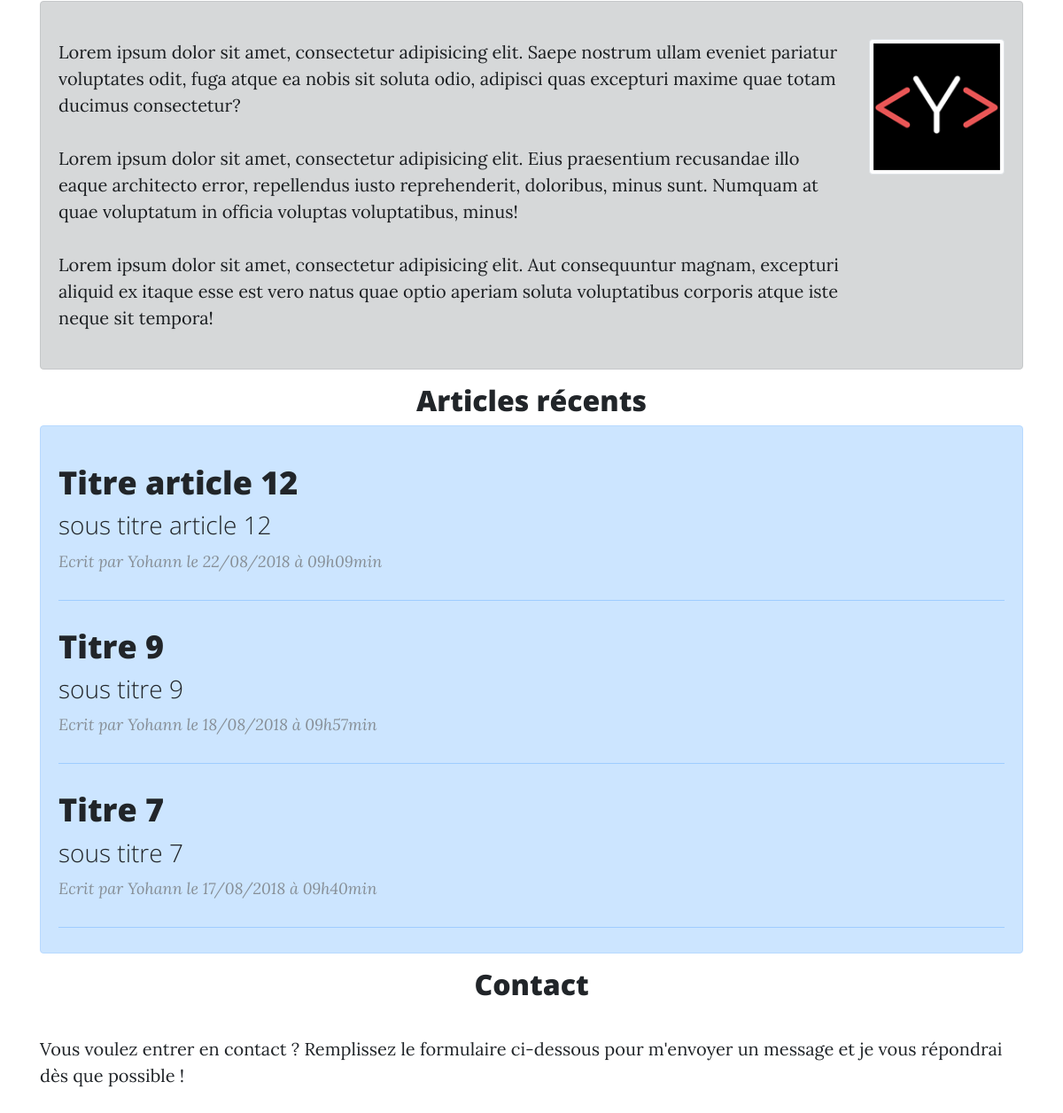
/ (middle part), run on an earlier commit of the app's database.
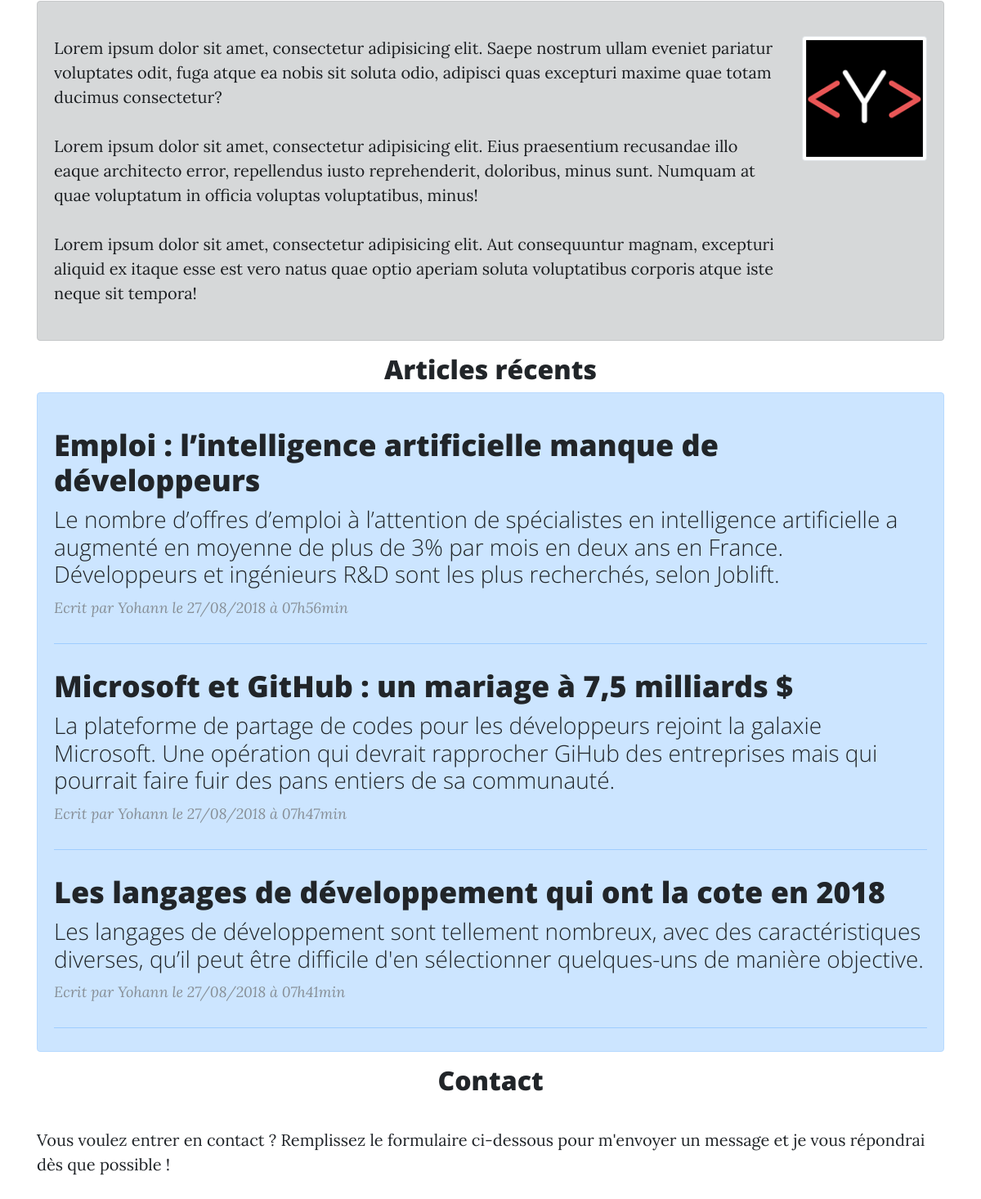
And on a later commit of the database.
### tables this page shows
CREATE TABLE IF NOT EXISTS `posts` (
  `id` int(11) NOT NULL AUTO_INCREMENT,
  `author` varchar(255) NOT NULL,
  `title` varchar(255) NOT NULL,
  `subtitle` varchar(255) NOT NULL,
  `content` longtext NOT NULL,
  `creation_date` timestamp NOT NULL DEFAULT CURRENT_TIMESTAMP,
  `update_date` timestamp NULL DEFAULT NULL,
  PRIMARY KEY (`id`)
);

### src/Controller/Frontend/HomeController.php (called while the page is built, shortened)
<?php
class HomeController implements HomeControllerInterface
{
    private $postRepository;
    private $view;
    public function __construct()
    {
        $this->postRepository = new PostRepository;
        $this->view = new View;
    }
    public function home()
    {
        $posts = $this->postRepository->getRecentPosts();
        $this->view->render('home', 'frontend', ['posts'=> $posts]);
    }
}

### etc/Application.php (called while the page is built, shortened)
<?php
class Application implements ApplicationInterface
{
    private $router;
    public function __construct()
    {
        $this->router = new Router;
    }
    public function boot()
    {
        $this->router->run();
    }
}

### public/index.php (called while the page is built, shortened)
<?php
$application = new Application;
$application->boot();

### src/Repository/PostRepository.php (called while the page is built, shortened)
<?php
class PostRepository extends DBFactory implements PostRepositoryInterface
{
    public function getRecentPosts()
    {
        $sql = 'SELECT id, author, title, subtitle, content, DATE_FORMAT(creation_date,"%d/%m/%Y à %Hh%imin") AS creationDateFr, DATE_FORMAT(update_date,"%d/%m/%Y à %Hh%imin") AS updateDateFr FROM posts ORDER BY creation_date DESC LIMIT 0,3';
        $req=$this->sql($sql);
        $req->setFetchMode(PDO::FETCH_CLASS | PDO::FETCH_PROPS_LATE, Post::class);
        $posts = $req->fetchAll();
        return $posts;
    }
}

### config/database.php (called while the page is built)
<?php
return [
    'dsn'       => 'mysql:host=localhost;dbname=blog;charset=utf8',
    'login'     =>  'root' ,
    'password'  => ''
];

### etc/DBFactory.php (called while the page is built, shortened)
<?php
abstract class DBFactory implements DBFactoryInterface
{
    protected $db;
    private function checkDb()
    {
        if ($this->db === null) {
            return $this->getDb();
        }
        return $this->db;
    }
    private function getDb()
    {
        try
        {
            $data = require __DIR__ .'/../config/database.php';
            $this->db = new PDO($data['dsn'], $data['login'], $data['password']);
            $this->db->setAttribute(PDO::ATTR_ERRMODE, PDO::ERRMODE_EXCEPTION);
            return $this->db;
        }
        catch (Exception $errorConnection)
        {
            die('Erreur de connection : '.$errorConnection->getMessage());
        }
    }
    public function sql($sql, $parameters = null)
    {
            $result = $this->checkDb()->query($sql);
            return $result;
    }
}

### src/Entity/Post.php (called while the page is built, shortened)
<?php
class Post implements PostInterface
{
    private $id;
    private $author;
    private $title;
    private $subtitle;
    private $creationDateFr;
    public function getId()
    {
        return $this->id;
    }
    public function getAuthor()
    {
        return $this->author;
    }
    public function getTitle()
    {
        return $this->title;
    }
    public function getSubtitle()
    {
        return $this->subtitle;
    }
    public function getCreationDate()
    {
        return $this->creationDateFr;
    }
}

### templates/frontend/home.php (the view, shortened to what this page needs)
<?php $this->title = "Yohann Zaoui Blog"; ?>
<?php require_once 'about.php'; ?>
<div class="container">
  <h2 class="title_center">Articles récents</h2>
  <div class="alert alert-primary" role="alert">
    <div class="row">
      <div class="col-lg-12 col-md-10 mx-auto">
        <?php foreach ($posts as $post) : ?>
        <div class="post-preview">
          <a href="../index.php?route=post&id=<?= htmlspecialchars($post->getId()); ?>">
            <h2 class="post-title">
                <?= $post->getTitle() ?>
            </h2>
            <h3 class="post-subtitle">
              <?= $post->getSubtitle() ?>
            </h3></a>
          <p class="post-meta">
            <?php echo "Ecrit par " . $post->getAuthor() ?>
            <?php echo "le " . $post->getCreationDate() ?>
          </p>
        </div>
        <hr>
        <?php endforeach; ?>
      </div>
    </div>
  </div>
</div>
<?php require_once 'contact_form.php'; ?>

### templates/frontend/about.php (shortened to what this page needs)
<article>
  <div class="container">
    <div class="alert alert-dark" role="alert">
      <div class="row">
        <div class="col-lg-10 col-md-10 mx-auto">
          <p>Lorem ipsum dolor sit amet, consectetur adipisicing elit. Saepe nostrum ullam eveniet pariatur voluptates odit,
            fuga atque ea nobis sit soluta odio, adipisci quas excepturi maxime quae totam ducimus consectetur?</p>
          <p>Lorem ipsum dolor sit amet, consectetur adipisicing elit. Eius praesentium recusandae illo eaque architecto error,
            repellendus iusto reprehenderit, doloribus, minus sunt. Numquam at quae voluptatum in officia voluptas voluptatibus,
            minus!</p>
          <p>Lorem ipsum dolor sit amet, consectetur adipisicing elit. Aut consequuntur magnam, excepturi aliquid ex itaque
            esse est vero natus quae optio aperiam soluta voluptatibus corporis atque iste neque sit tempora!</p>
        </div>
        <div class="col-lg-2 col-md-2 mx-auto" >
        <p class="title_center"><img src="/images/avatar_black.png" alt="Avatar Yohann Zaoui" class="img-thumbnail"></p>
        </div>
      </div>
    </div>
  </div>
</article>

### templates/frontend/contact_form.php (shortened to what this page needs)
<div id="contact_form" class="container">
    <h2 class="title_center">Contact</h2>
  <div class="row">
    <div class="col-lg-12 col-md-10 mx-auto">
      <p>Vous voulez entrer en contact ? Remplissez le formulaire ci-dessous pour m'envoyer un message et je vous répondrai dès que possible !</p>
    </div>
  </div>
</div>

### templates/layout/base.php (shortened to what this page needs)
<!DOCTYPE html>
<html lang="fr">
<head>
    <link rel="stylesheet" href="https://stackpath.bootstrapcdn.com/bootstrap/4.1.3/css/bootstrap.min.css"
>
    <link rel="stylesheet" href="css/style.css" type="text/css" />
    <link rel="stylesheet" href="https://use.fontawesome.com/releases/v5.2.0/css/all.css">
</head>
<body>
    <section>
        <?= $content ?>
    </section>
</body>
</html>

### etc/Router.php (shortened to what this page needs)
<?php
class Router implements RouterInterface
{
    private $homeController;
    private $allPostsController;
    private $postFrontend;
    private $loginUser;
    private $registerUser;
    private $logoutUser;
    private $loginAdmin;
    private $logoutAdmin;
    private $registerAdmin;
    private $postBackend;
    private $commentBackend;
    private $userController;
    private $resetUser;
    private $view;
    public function __construct()
    {
        $this->homeController = new HomeController;
        $this->allPostsController = new AllPostsController;
        $this->postFrontend = new PostController;
        $this->loginUser = new LoginController;
        $this->registerUser = new RegisterController;
        $this->logoutUser = new LogoutController;
        $this->loginAdmin = new LoginAdmin;
        $this->logoutAdmin = new LogoutAdmin;
        $this->registerAdmin = new RegisterAdmin;
        $this->commentBackend = new CommentController;
        $this->postBackend = new PostBackend;
        $this->userController = new UserController;
        $this->resetUser = new ResetController;
        $this->view = new View;
    }
    public function run()
    {
        try{
            if (isset($_GET['route'])) {
                if ($_GET['route'] === 'post') {
                    $this->postFrontend->post($_GET['id']);
                }
                elseif ($_GET['route'] === 'all') {
                    $this->allPostsController->all();
                }
                elseif ($_GET['route'] === 'sendMail') {
                    $this->homeController->contact();
                }
                elseif ($_GET['route'] === 'saveComment') {
                    $this->postFrontend->saveComment();
                }
                elseif ($_GET['route'] === 'loginUser') {
                    $this->loginUser->loginPage();
                }
                elseif ($_GET['route'] === 'registerUser') {
                    $this->registerUser->registrationPage();
                }
                elseif ($_GET['route'] === 'addUser') {
                    $this->registerUser->addUser();
                }
                elseif ($_GET['route'] === 'userConnexion') {
                    $this->loginUser->userConnexion();
                }
                elseif ($_GET['route'] === 'loginAdmin') {
                    $this->loginAdmin->admin();
                }
                elseif ($_GET['route'] === 'registerAdmin') {
                    $this->registerAdmin->registration();
                }
                elseif ($_GET['route'] === 'savePost') {
                    $this->postBackend->savePost();
                }
                elseif ($_GET['route'] === 'listComments') {
                    $this->commentBackend->listComments();
                }
                elseif ($_GET['route'] === 'validateComment') {
                    $this->commentBackend->validateComment($_GET['id']);
                }
                elseif ($_GET['route'] === 'deleteComment') {
                    $this->commentBackend->deleteComment($_GET['id']);
                }
                elseif ($_GET['route'] === 'deleteComments') {
                    $this->commentBackend->deleteComments($_GET['idPost']);
                }
                elseif ($_GET['route'] === 'listPosts') {
                    $this->postBackend->listPosts();
                }
                elseif ($_GET['route'] === 'editPost') {
                    $this->postBackend->editPost($_GET['id']);
                }
                elseif ($_GET['route'] === 'updatePost') {
                    $this->postBackend->updatePost();
                }
                elseif ($_GET['route'] === 'deletePost') {
                    $this->postBackend->deletePost($_GET['id']);
                }
                elseif ($_GET['route'] === 'addAdmin') {
                    $this->registerAdmin->addAdmin();
                }
                elseif ($_GET['route'] === 'listAdmins') {
                    $this->userController->listAdmins();
                }
                elseif ($_GET['route'] === 'listUsers') {
                    $this->userController->listUsers();
                }
                elseif ($_GET['route'] === 'deleteAdmin') {
                    $this->userController->deleteAdmin($_GET['id']);
                }
                elseif ($_GET['route'] === 'deleteUser') {
                    $this->userController->deleteUser($_GET['id']);
                }
                elseif ($_GET['route'] === 'adminConnexion') {
                    $this->loginAdmin->adminConnect();
                }
                elseif ($_GET['route'] === 'logoutAdmin') {
                    $this->logoutAdmin->logoutAdmin();
                }
                elseif ($_GET['route'] === 'logoutUser') {
                    $this->logoutUser->logoutUser();
                }
                elseif ($_GET['route'] === 'confirmation') {
                    $this->registerUser->confirmation($_GET['token'], $_GET['id']);
                }
                elseif ($_GET['route'] === 'resetUser') {
                    $this->resetUser->resetUser();
                }
                elseif ($_GET['route'] === 'passUser') {
                    $this->resetUser->resetUserInfo();
                }
                elseif ($_GET['route'] === 'passwordResetUser') {
                    $this->resetUser->passwordResetUser($_GET['id'], $_GET['token']);
                }
                elseif ($_GET['route'] == 'changePassUser') {
                    $this->resetUser->passwordReset();
                }
                elseif ($_GET['route'] === 'resetAdmin') {
                    $this->resetUser->resetAdmin();
                }
                elseif ($_GET['route'] === 'passAdmin') {
                    $this->resetUser->resetAdminInfo();
                }
                elseif ($_GET['route'] === 'passwordResetAdmin') {
                    $this->resetUser->passwordResetAdmin($_GET['id'], $_GET['token']);
                }
                else {
                    $this->view->render('error', 'error', ['error'=>'Page introuvable']);
                }
            }
            else {
                $this->homeController->home();
            }
        }
        catch (Exception $e)
        {
            $this->view->render('error', 'error', ['error'=>$e->getMessage()]);
        }
    }
}

### etc/View.php (shortened to what this page needs)
<?php
class View implements ViewInterface
{
    private $title;
    public function render($template, $path, $data = [])
    {
        $this->file = '../templates/'.$path.'/'.$template.'.php';
        $content = $this->renderFile($this->file, $data);
        $view = $this->renderFile('../templates/layout/base.php', ['title'=> $this->title, 'content'=> $content]);
        echo $view;
    }
    private function renderFile($file, $data)
    {
        if (file_exists($file)) {
            extract($data);
            require $file;
            return ob_get_clean();
        }
            throw new Exception('Fichier vue inexistant');
    }
}

### public/css/style.css (style rules this page uses)
.title_center { text-align: center; }
body { font-size: 20px; color: #212529; font-family: 'Lora', 'Times New Roman', serif; }
p { line-height: 1.5; margin: 30px 0; }
h1, h2, h3, h4, h5, h6 { font-weight: 800; font-family: 'Open Sans', 'Helvetica Neue', Helvetica, Arial, sans-serif; }
a { color: #212529; -webkit-transition: all 0.2s; -moz-transition: all 0.2s; transition: all 0.2s; }
.post-preview > a { color: #212529; }
.post-preview > a > .post-title { font-size: 30px; margin-top: 30px; margin-bottom: 10px; }
.post-preview > a > .post-subtitle { font-weight: 300; margin: 0 0 10px; }
.post-preview > .post-meta { font-size: 18px; font-style: italic; margin-top: 0; color: #868e96; }
@media only screen and (min-width: 768px) { .post-preview > a > .post-title { font-size: 36px; } }

What changed in the data, as far as the page shows it:
removed posts: title "Titre article 12", subtitle "sous titre article 12", author "Yohann", CreationDate "22/08/2018 à 09h09min"
removed posts: title "Titre 9", subtitle "sous titre 9", author "Yohann", CreationDate "18/08/2018 à 09h57min"
removed posts: title "Titre 7", subtitle "sous titre 7", author "Yohann", CreationDate "17/08/2018 à 09h40min"
added posts: title "Emploi : l’intelligence artificielle manque de développeurs", subtitle "Le nombre d’offres d’emploi à l’attention de spécialistes en intelligence artificielle a augmenté en moyenne de plus de 3% par mois en deux ans en France. Développeurs et ingénieurs R&D sont les plus recherchés, selon Joblift.", author "Yohann", CreationDate "27/08/2018 à 07h56min"
added posts: title "Microsoft et GitHub : un mariage à 7,5 milliards $", subtitle "La plateforme de partage de codes pour les développeurs rejoint la galaxie Microsoft. Une opération qui devrait rapprocher GiHub des entreprises mais qui pourrait faire fuir des pans entiers de sa communauté.", author "Yohann", CreationDate "27/08/2018 à 07h47min"
added posts: title "Les langages de développement qui ont la cote en 2018", subtitle "Les langages de développement sont tellement nombreux, avec des caractéristiques diverses, qu’il peut être difficile d'en sélectionner quelques-uns de manière objective.", author "Yohann", CreationDate "27/08/2018 à 07h41min"
